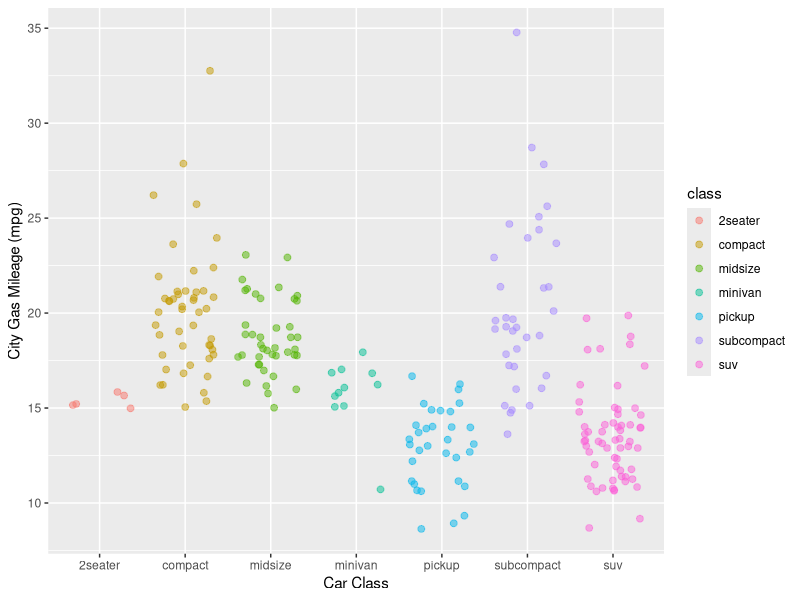

Write the R code that produced this figure.
## ---- chunk 1
knitr::opts_chunk$set(echo = TRUE)
library(tidyverse)
## ---- chunk 2
ggplot(data = mpg, aes(x = class, y = cty)) +
	geom_jitter(aes(color = class), alpha = 0.5, size = 2) +
	labs(x = "Car Class" , y = "City Gas Mileage (mpg)")

